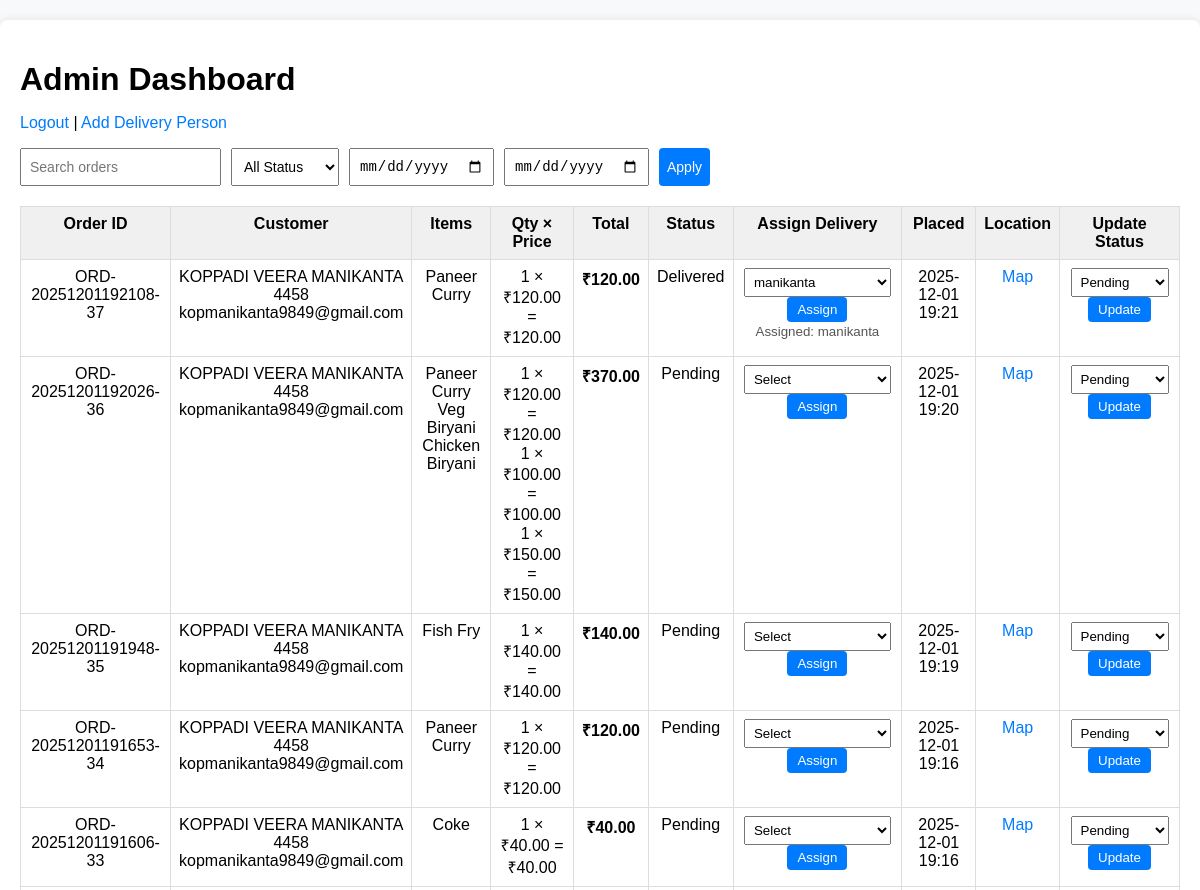
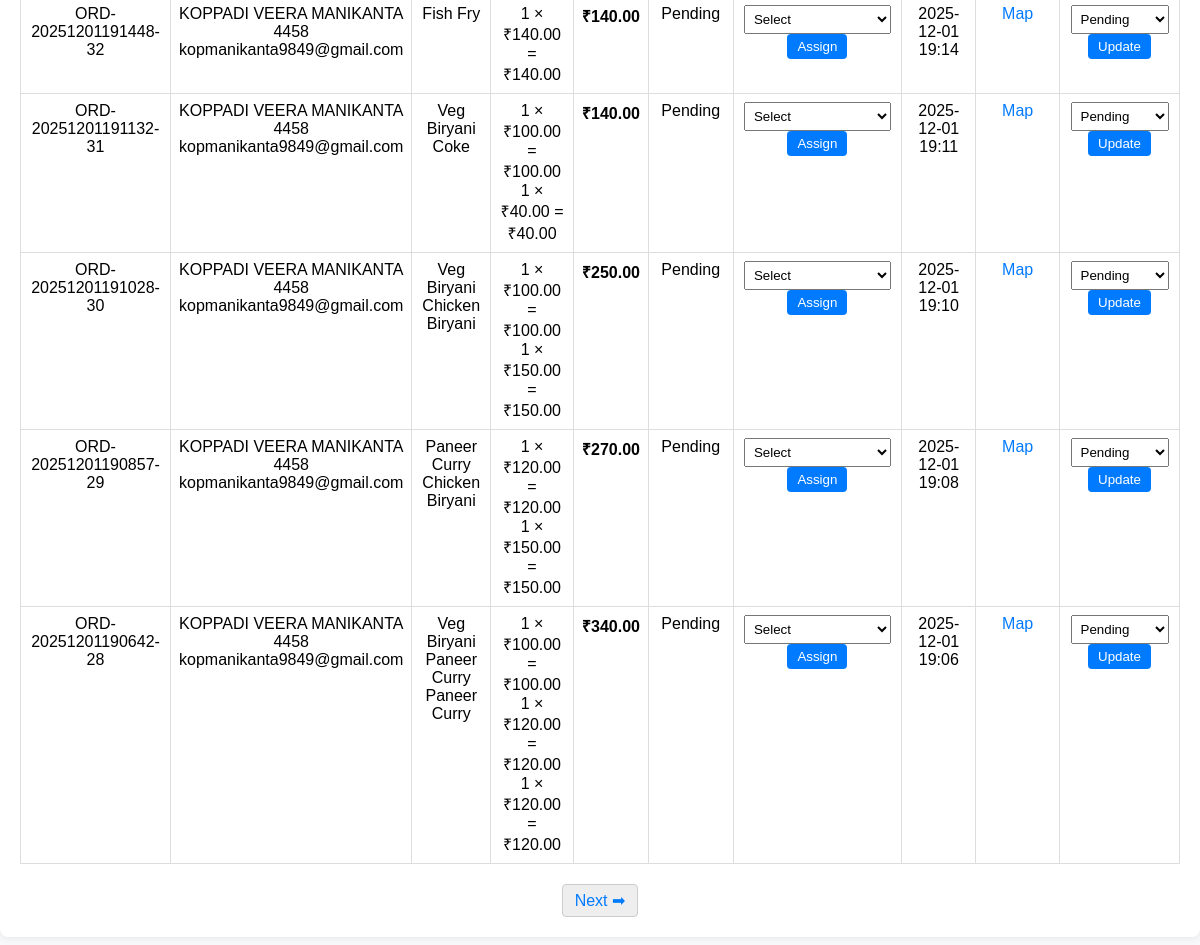
Screenshot of /admin/dashboard (signed in) with the database file from the repository (2 pictures, top to bottom).
### app.py (models this page shows, shortened)
class Order(db.Model):
    __tablename__ = "order"
    id = db.Column(db.Integer, primary_key=True)
    order_id = db.Column(db.String(64), unique=True, index=True)
    customer_name = db.Column(db.String(200))
    email = db.Column(db.String(200))
    phone = db.Column(db.String(40))
    address = db.Column(db.String(400))
    status = db.Column(db.String(50), default="Pending")
    latitude = db.Column(db.Float, nullable=True)
    longitude = db.Column(db.Float, nullable=True)
    map_link = db.Column(db.String(500), nullable=True)
    created_at = db.Column(db.DateTime, default=datetime.utcnow)
    otp = db.Column(db.String(6), nullable=True)
    delivery_person_id = db.Column(db.Integer, db.ForeignKey("delivery_person.id"), nullable=True)
    items = db.relationship("OrderItem", backref="order", lazy=True)
    def total_price(self):
        return sum(float(i.price) * int(i.quantity) for i in self.items)

class OrderItem(db.Model):
    __tablename__ = "order_item"
    id = db.Column(db.Integer, primary_key=True)
    order_id = db.Column(db.Integer, db.ForeignKey("order.id"))
    item_name = db.Column(db.String(200))
    quantity = db.Column(db.Integer, default=1)
    price = db.Column(db.Float, default=0.0)

class DeliveryPerson(db.Model):
    __tablename__ = "delivery_person"
    id = db.Column(db.Integer, primary_key=True)
    name = db.Column(db.String(200), nullable=False)
    phone = db.Column(db.String(20), unique=True, nullable=False)
    username = db.Column(db.String(100), unique=True)
    password_hash = db.Column(db.String(255))
    orders = db.relationship("Order", backref="delivery_person", lazy=True)

### app.py (the view, shortened to what this page needs)
@app.route("/admin/dashboard")
def admin_dashboard():
    if not session.get("admin_logged_in"):
        return redirect(url_for("admin_login"))
    query = request.args.get("query", "")
    status_filter = request.args.get("status", "")
    start_date = request.args.get("start_date", "")
    end_date = request.args.get("end_date", "")
    page = request.args.get("page", 1, type=int)
    q = Order.query
    if status_filter:
        q = q.filter(Order.status == status_filter)
    if start_date:
        q = q.filter(Order.created_at >= start_date)
    if end_date:
        q = q.filter(Order.created_at <= end_date)
    q = q.order_by(Order.created_at.desc())
    pagination = q.paginate(page=page, per_page=10)
    orders = pagination.items
    delivery_persons = DeliveryPerson.query.order_by(DeliveryPerson.name).all()
    return render_template(
        "admin_dashboard.html",
        orders=orders,
        delivery_persons=delivery_persons,
        pagination=pagination,
        query=query,
        status_filter=status_filter,
        start_date=start_date,
        end_date=end_date
    )

### templates/admin_dashboard.html (shortened to what this page needs)
<!doctype html>
<html>
<head>
</head>
<body>
<div class="container">
  <h1>Admin Dashboard</h1>
  <p>
    <a href="{{ url_for('admin_logout') }}">Logout</a> |
    <a href="{{ url_for('add_delivery_person') }}">Add Delivery Person</a>
  </p>
  <form method="GET" action="" class="filters">
    <input type="text" name="query" placeholder="Search orders" value="{{ query }}">
    <select name="status">
      <option value="">All Status</option>
    </select>
    <input type="date" name="start_date" value="{{ start_date }}">
    <input type="date" name="end_date" value="{{ end_date }}">
    <button type="submit">Apply</button>
  </form>
  {% if orders %}
    <table>
      <thead>
        <tr>
          <th>Order ID</th>
          <th>Customer</th>
          <th>Items</th>
          <th>Qty × Price</th>
          <th>Total</th>
          <th>Status</th>
          <th>Assign Delivery</th>
          <th>Placed</th>
          <th>Location</th>
          <th>Update Status</th>
        </tr>
      </thead>
      <tbody>
        {% for o in orders %}
        <tr>
          <td>{{ o.order_id }}</td>
          <td>
            {{ o.customer_name }}<br>
            {{ o.phone }}<br>
            {{ o.email }}
          </td>
          <td>
            <ul>
              {% for item in o.items %}
                <li>{{ item.item_name }}</li>
              {% endfor %}
            </ul>
          </td>
          <td>
            <ul>
              {% for item in o.items %}
                {% set subtotal = item.quantity|int * item.price|float %}
                <li>{{ item.quantity }} × ₹{{ "%.2f"|format(item.price) }} = ₹{{ "%.2f"|format(subtotal) }}</li>
              {% endfor %}
            </ul>
          </td>
          <td><strong>₹{{ "%.2f"|format(o.total_price()) }}</strong></td>
          <td>{{ o.status }}</td>
          <td>
            <form method="POST" action="{{ url_for('assign_delivery', order_id=o.id) }}">
              <select name="delivery_person_id" required>
                <option value="">Select</option>
                {% for d in delivery_persons %}
                  <option value="{{ d.id }}" {% if o.delivery_person_id == d.id %}selected{% endif %}>{{ d.name }}</option>
                {% endfor %}
              </select>
              <button type="submit">Assign</button>
            </form>
            {% if o.delivery_person %}
              <small>Assigned: {{ o.delivery_person.name }}</small>
            {% endif %}
          </td>
          <td>{{ o.created_at.strftime('%Y-%m-%d %H:%M') }}</td>
          <td>
            {% if o.latitude and o.longitude %}
              <a href="https://www.google.com/maps?q={{ o.latitude }},{{ o.longitude }}" target="_blank">Map</a>
            {% else %}
              N/A
            {% endif %}
          </td>
          <td>
            <form method="POST" action="{{ url_for('update_status', order_id=o.id) }}">
              <select name="status">
                {% for s in ['Pending','Accepted','Processing','ontheway','Completed','Cancelled'] %}
                  <option value="{{ s }}" {% if o.status == s %}selected{% endif %}>{{ s }}</option>
                {% endfor %}
              </select>
              <button type="submit">Update</button>
            </form>
          </td>
        </tr>
        {% endfor %}
      </tbody>
    </table>
    <div class="pagination">
      {% if pagination.has_next %}
        <a href="?page={{ pagination.next_num }}&query={{ query }}&status={{ status_filter }}&start_date={{ start_date }}&end_date={{ end_date }}">Next ➡</a>
      {% endif %}
    </div>
  {% else %}
    <p>No orders found.</p>
  {% endif %}
</div>
</body>
</html>

### templates/admin_dashboard.html (style rules this page uses)
body { font-family: Arial, sans-serif; background: #f8f9fa; margin: 0; padding: 0; }
.container { max-width: 1300px; margin: 20px auto; padding: 20px; background: #fff; border-radius: 8px; box-shadow: 0 0 10px rgba(0,0,0,0.1); }
h1 { margin-bottom: 10px; }
a { text-decoration: none; color: #007bff; }
.filters { display: flex; gap: 10px; margin-bottom: 20px; flex-wrap: wrap; }
.filters input, .filters select, .filters button { padding: 8px; font-size: 14px; }
table { width: 100%; border-collapse: collapse; margin-top: 10px; }
th, td { border: 1px solid #ddd; padding: 8px; vertical-align: top; text-align: center; }
th { background: #f0f0f0; }
ul { list-style: none; padding: 0; margin: 0; }
.pagination { margin-top: 20px; display: flex; justify-content: center; gap: 10px; }
.pagination a { padding: 6px 12px; background: #eee; border: 1px solid #ccc; text-decoration: none; border-radius: 4px; }
button { padding: 5px 10px; cursor: pointer; border-radius: 4px; border: none; background: #007bff; color: #fff; }
select { padding: 5px; }
form { margin: 0; }
small { color: #555; display: block; margin-top: 2px; }

### rows the page displays
Order: order_id "ORD-20251201192108-37", customer_name "KOPPADI VEERA MANIKANTA", phone "4458", email "kopmanikanta9849@gmail.com", status "Delivered", delivery_person_id "manikanta", delivery_person.name "manikanta", created_at "2025-12-01 19:21"
OrderItem: item_name "Paneer Curry", quantity "1", price "120.00", total_price "120.00"
Order: order_id "ORD-20251201192026-36", customer_name "KOPPADI VEERA MANIKANTA", phone "4458", email "kopmanikanta9849@gmail.com", status "Pending", created_at "2025-12-01 19:20"
OrderItem: item_name "Paneer Curry", quantity "1", price "120.00", total_price "370.00"
OrderItem: item_name "Veg Biryani", quantity "1", price "100.00"
OrderItem: item_name "Chicken Biryani", quantity "1", price "150.00"
Order: order_id "ORD-20251201191948-35", customer_name "KOPPADI VEERA MANIKANTA", phone "4458", email "kopmanikanta9849@gmail.com", status "Pending", created_at "2025-12-01 19:19"
OrderItem: item_name "Fish Fry", quantity "1", price "140.00", total_price "140.00"
Order: order_id "ORD-20251201191653-34", customer_name "KOPPADI VEERA MANIKANTA", phone "4458", email "kopmanikanta9849@gmail.com", status "Pending", created_at "2025-12-01 19:16"
OrderItem: item_name "Paneer Curry", quantity "1", price "120.00", total_price "120.00"
Order: order_id "ORD-20251201191606-33", customer_name "KOPPADI VEERA MANIKANTA", phone "4458", email "kopmanikanta9849@gmail.com", status "Pending", created_at "2025-12-01 19:16"
OrderItem: item_name "Coke", quantity "1", price "40.00", total_price "40.00"
Order: order_id "ORD-20251201191448-32", customer_name "KOPPADI VEERA MANIKANTA", phone "4458", email "kopmanikanta9849@gmail.com", status "Pending", created_at "2025-12-01 19:14"
OrderItem: item_name "Fish Fry", quantity "1", price "140.00", total_price "140.00"
Order: order_id "ORD-20251201191132-31", customer_name "KOPPADI VEERA MANIKANTA", phone "4458", email "kopmanikanta9849@gmail.com", status "Pending", created_at "2025-12-01 19:11"
OrderItem: item_name "Veg Biryani", quantity "1", price "100.00", total_price "140.00"
OrderItem: item_name "Coke", quantity "1", price "40.00"
Order: order_id "ORD-20251201191028-30", customer_name "KOPPADI VEERA MANIKANTA", phone "4458", email "kopmanikanta9849@gmail.com", status "Pending", created_at "2025-12-01 19:10"
OrderItem: item_name "Veg Biryani", quantity "1", price "100.00", total_price "250.00"
OrderItem: item_name "Chicken Biryani", quantity "1", price "150.00"
Order: order_id "ORD-20251201190857-29", customer_name "KOPPADI VEERA MANIKANTA", phone "4458", email "kopmanikanta9849@gmail.com", status "Pending", created_at "2025-12-01 19:08"
OrderItem: item_name "Paneer Curry", quantity "1", price "120.00", total_price "270.00"
OrderItem: item_name "Chicken Biryani", quantity "1", price "150.00"
Order: order_id "ORD-20251201190642-28", customer_name "KOPPADI VEERA MANIKANTA", phone "4458", email "kopmanikanta9849@gmail.com", status "Pending", created_at "2025-12-01 19:06"
OrderItem: item_name "Veg Biryani", quantity "1", price "100.00", total_price "340.00"
OrderItem: item_name "Paneer Curry", quantity "1", price "120.00"
OrderItem: item_name "Paneer Curry", quantity "1", price "120.00"

### other values shown
form field status "Pending"
